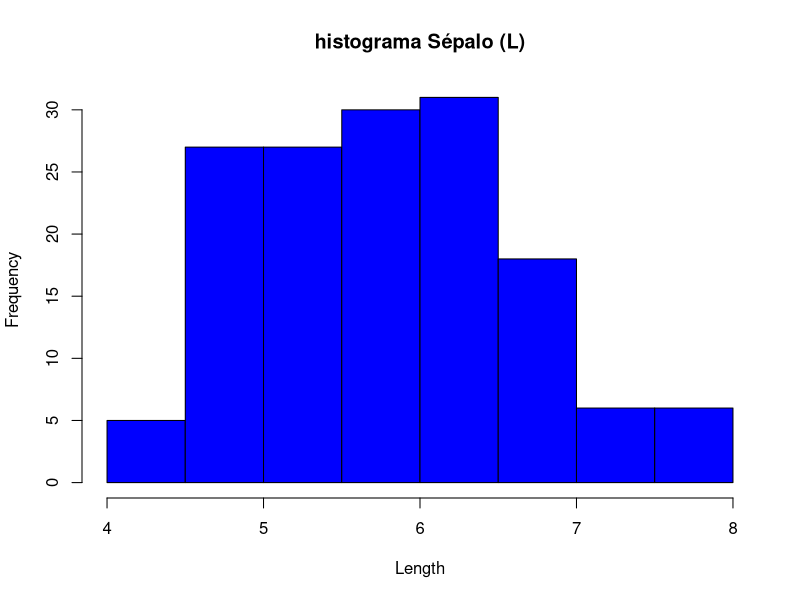
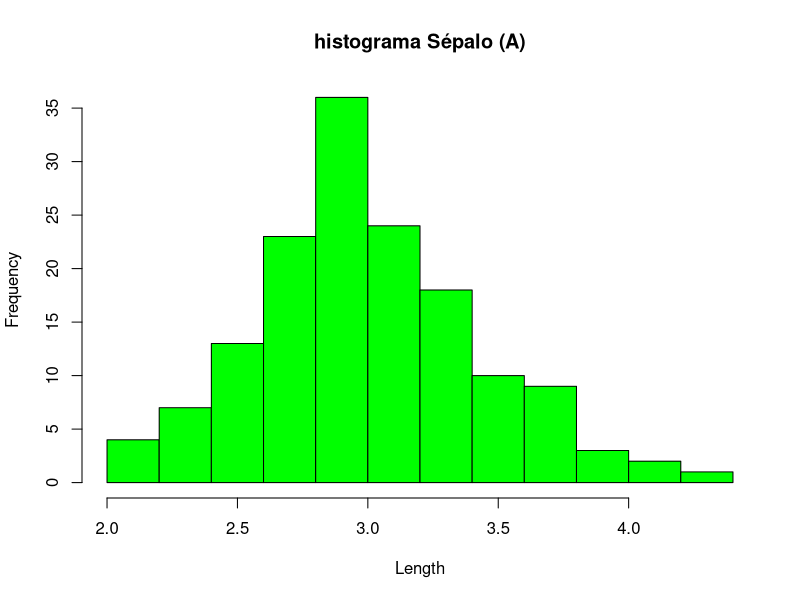
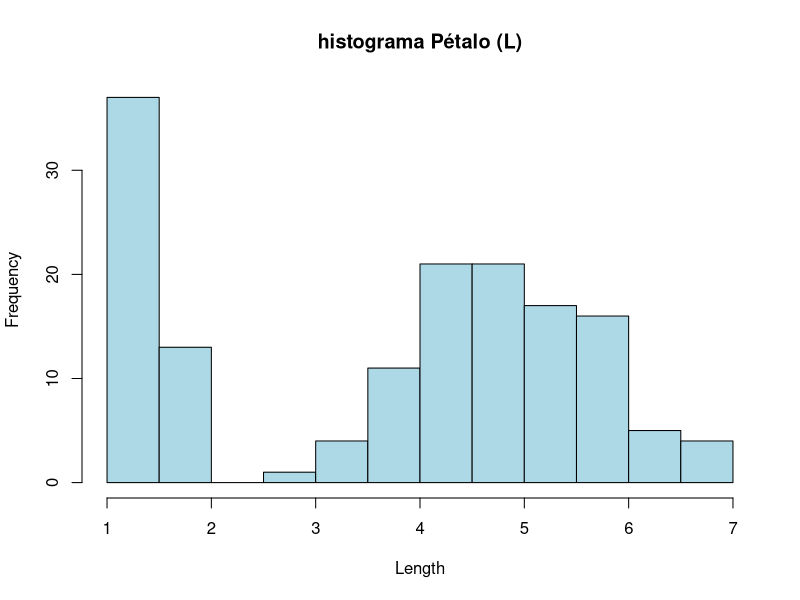
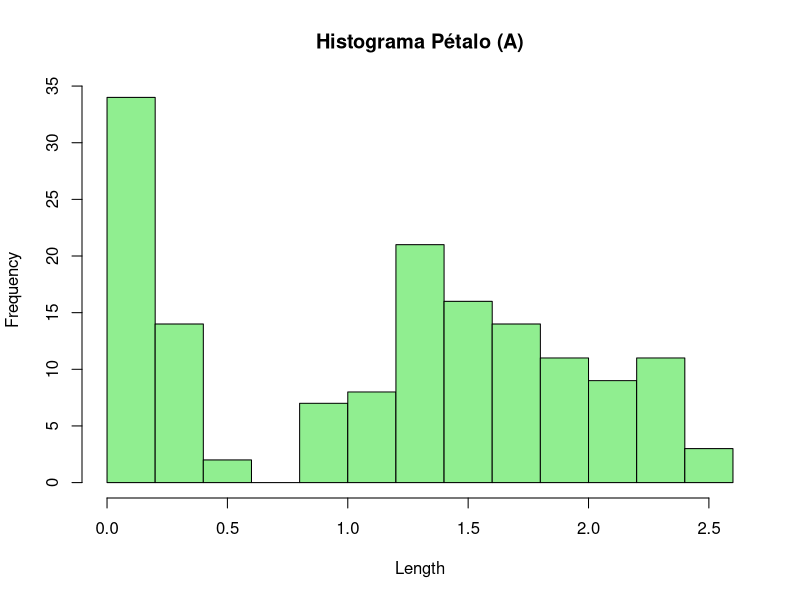
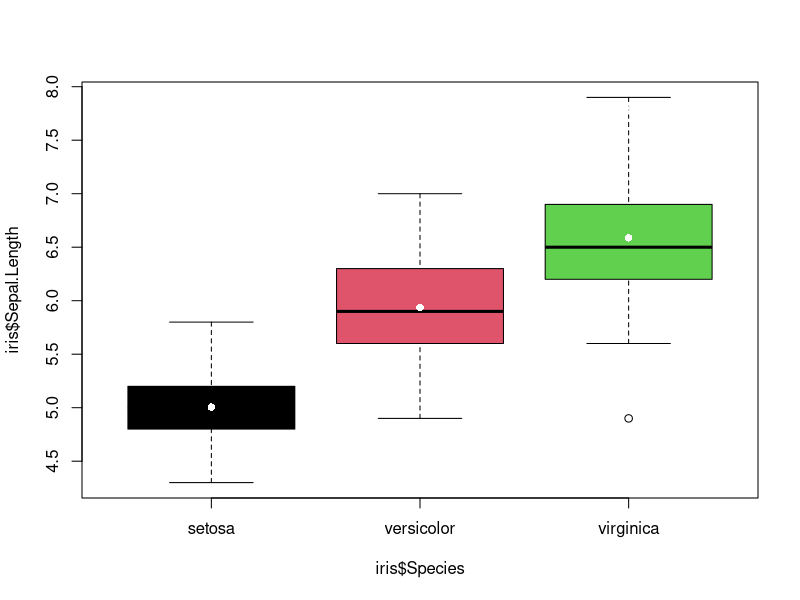
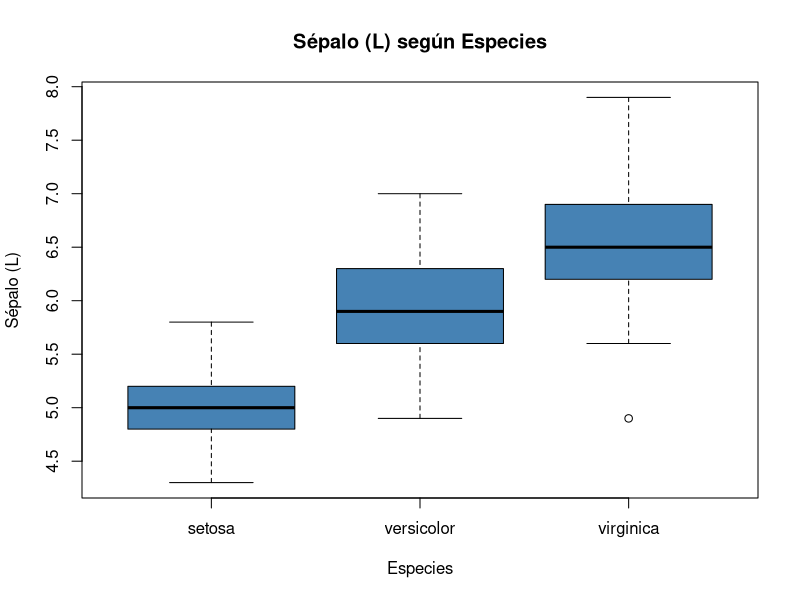
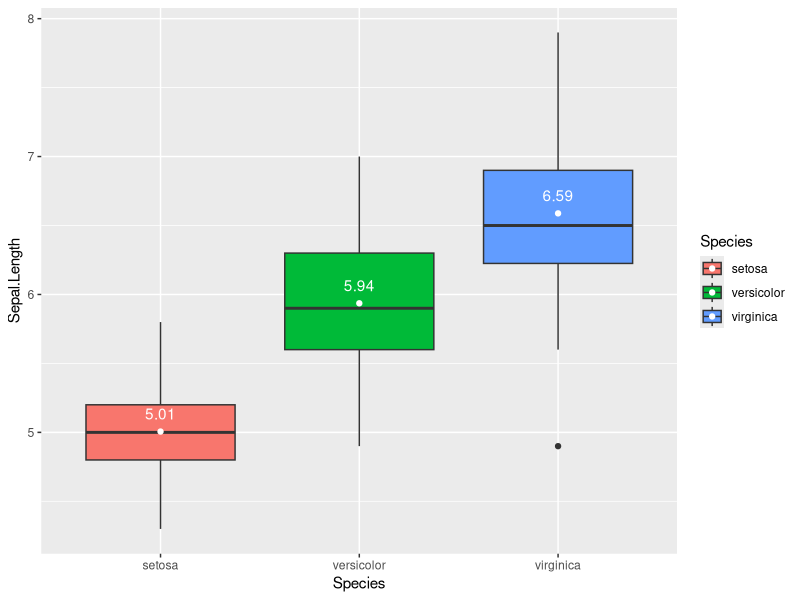
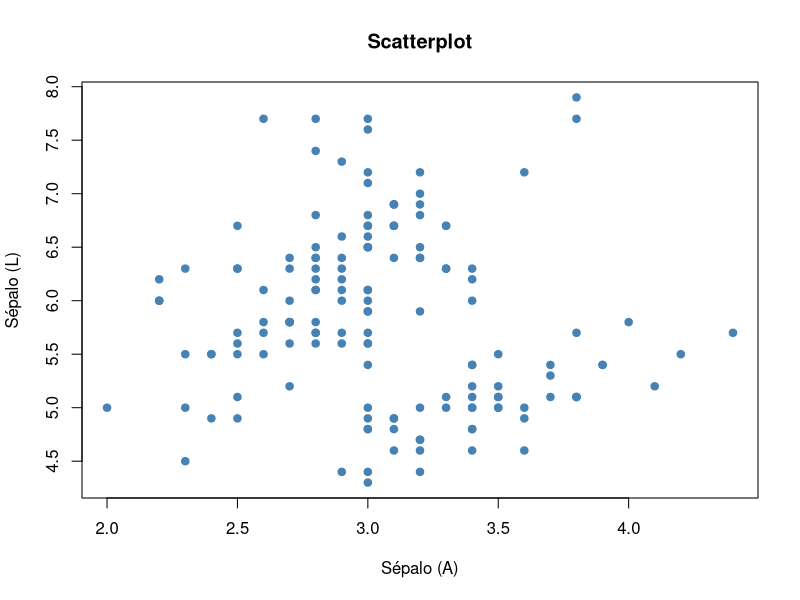

Source code (R) for these figures, in order:
## ---- chunk 1
knitr::opts_chunk$set(echo = TRUE)
## ---- chunk 2
library(ggplot2)
library(cluster)
## ---- chunk 3
data(iris)
## ---- chunk 4
head(iris)
## ---- chunk 5
dim(iris)
ncol(iris)
nrow(iris)

attributes(iris)
attr(iris,"names") 
attr(iris,"class")  
## ---- chunk 6
names(iris)
## ---- chunk 7

hist(iris$Sepal.Length,
     col='blue',
     main='histograma Sépalo (L)',
     xlab='Length',
     ylab='Frequency')

hist(iris$Sepal.Width,
     col='green',
     main='histograma Sépalo (A)',
     xlab='Length',
     ylab='Frequency')

hist(iris$Petal.Length,
     col='lightblue',
     main='histograma Pétalo (L)',
     xlab='Length',
     ylab='Frequency')

hist(iris$Petal.Width,
     col='lightgreen',
     main='Histograma Pétalo (A)',
     xlab='Length',
     ylab='Frequency') 
## ---- chunk 8
summary(iris)
## ---- chunk 9

iris_means <- aggregate(iris$Sepal.Length,    
                        list(iris$Species),
                        mean)
## ---- chunk 10

boxplot(iris$Sepal.Length ~ iris$Species,    
        col = 1:3)
points(x = 1:nrow(iris_means),
       y = iris_means$x,
       pch = 16,
       col = "white")
text(x = 1:nrow(iris_means),
     y = iris_means$x + 1.2,
     labels = round(iris_means$x, 2),
     col = "white")
## ---- chunk 11
boxplot(Sepal.Length~Species,
        data=iris,
        main='Sépalo (L) según Especies',
        xlab='Especies',
        ylab='Sépalo (L)',
        col='steelblue',
        border='black')
## ---- chunk 12
ggplot(iris,                                  
       aes(x = Species,
           y = Sepal.Length,
           fill = Species)) +
  geom_boxplot() +
  stat_summary(fun = mean,
               col = "white",
               geom = "point") +
  stat_summary(fun = mean,
               col = "white",
               geom = "text",
               vjust = - 1,
               aes(label = round(..y.., digits = 2)))
## ---- chunk 13
plot(iris$Sepal.Width, iris$Sepal.Length,
     col='steelblue',
     main='Scatterplot',
     xlab='Sépalo (A)',
     ylab='Sépalo (L)',
     pch=19)
## ---- chunk 14

ggplot(iris, aes(Petal.Length, 
                 Petal.Width)
       ) + geom_point(size=4)

## ---- chunk 15

ggplot(iris, aes(Petal.Length, 
               Petal.Width)
       ) + geom_point(aes(col=Species), size=4)
## ---- chunk 16
set.seed(999)
## ---- chunk 17
irisCluster2 <- kmeans(iris[,1:4], center=2, iter.max=10, nstart=20)
irisCluster2

## ---- chunk 18

irisCluster3 <- kmeans(iris[,1:4], center=3, nstart=20)
irisCluster3
## ---- chunk 19
irisCluster5 <- kmeans(iris[,1:4], center=5, nstart=20)
irisCluster5
## ---- chunk 20

table(irisCluster2$cluster, iris$Species)
clusplot(iris, irisCluster2$cluster, color=T, shade=T, labels=0, lines=0)
## ---- chunk 21

table(irisCluster3$cluster, iris$Species)
clusplot(iris, irisCluster3$cluster, color=T, shade=T, labels=0, lines=0)
## ---- chunk 22

table(irisCluster5$cluster, iris$Species)
clusplot(iris, irisCluster5$cluster, color=T, shade=T, labels=0, lines=0)
## ---- chunk 23

tot.withinss <- vector(mode="character", length=10)
for (i in 1:15){
  irisCluster <- kmeans(iris[,1:4], center=i, nstart=20)
  tot.withinss[i] <- irisCluster$tot.withinss
}
## ---- chunk 24
plot(1:15, tot.withinss, type="b", pch=19)
